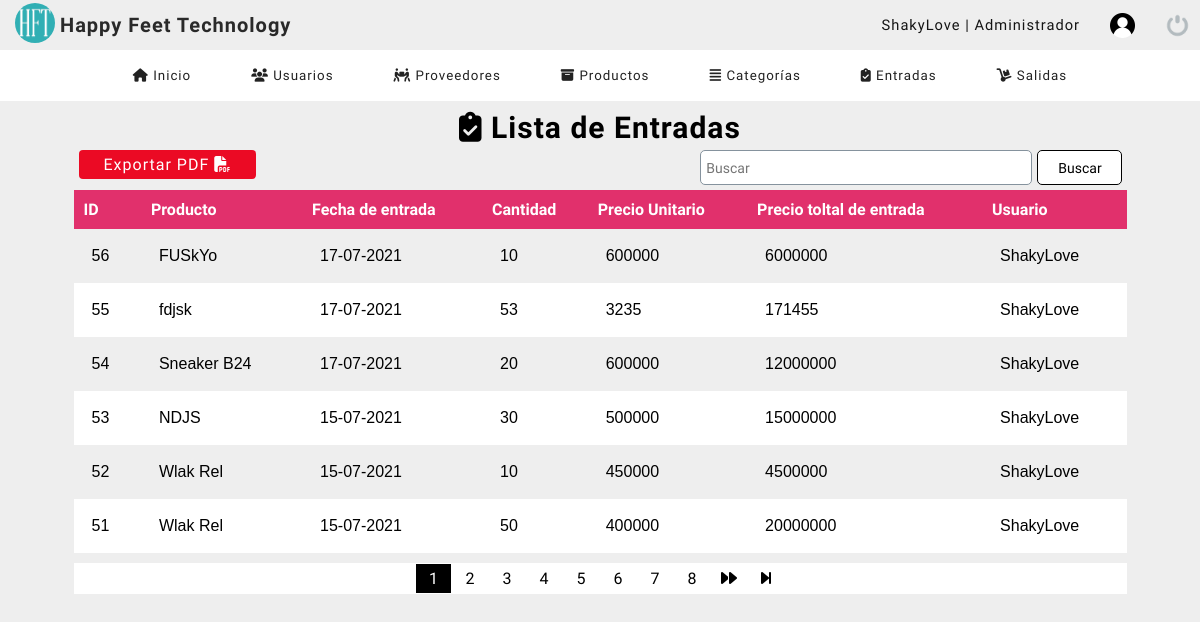
Page /dashboard/listar_entradas.php (signed in) on the committed database.
### tables this page shows
CREATE TABLE `entrada` (
  `id_entrada` int(11) NOT NULL,
  `cod_producto` int(11) DEFAULT NULL,
  `fecha_entrada` datetime NOT NULL DEFAULT current_timestamp(),
  `cantidad` decimal(11,0) NOT NULL,
  `precio_entrada` decimal(11,0) NOT NULL,
  `usuario_id` int(11) NOT NULL
);

CREATE TABLE `productos` (
  `codigo_prod` int(11) NOT NULL,
  `descripcion` varchar(100) NOT NULL,
  `proveedor` int(11) NOT NULL,
  `precio` decimal(11,0) NOT NULL,
  `existencia` int(11) NOT NULL,
  `date_add` datetime NOT NULL DEFAULT current_timestamp(),
  `usuario_id` int(11) NOT NULL,
  `estatus` int(11) NOT NULL DEFAULT 1,
  `foto` text NOT NULL,
  `category` int(11) DEFAULT NULL
);

CREATE TABLE `usuarios` (
  `codigo` int(11) NOT NULL,
  `nombre` varchar(50) DEFAULT NULL,
  `correo` varchar(50) DEFAULT NULL,
  `usuario` varchar(50) DEFAULT NULL,
  `contraseña` varchar(50) DEFAULT NULL,
  `rol` int(11) DEFAULT NULL,
  `estatus` int(11) NOT NULL DEFAULT 1
);

### dashboard/listar_entradas.php (the view, shortened to what this page needs)
<?php
    include "../bd/conn.php";
?>
<!DOCTYPE html>
<html lang="en">
<head>
	<?php include "includes/scripts.php"; ?>
</head>
<body>
	<?php include "includes/header.php" ?>
    <section id="container">
        <div class="tabla-usuario">
            <h1><i class="fas fa-clipboard-check"></i> Lista de Entradas</h1>
            <div class="botones">
                <div class="botones-2">
                    <a href="pdf_entrada.php" class="btn-info">Exportar PDF <i class="fas fa-file-pdf"></i></a>
                        <form action="buscar_entrada.php" method="get" class="form-search">
                            <input type="text" name="busqueda" id="busqueda" placeholder="Buscar" class="barra-search">
                            <input type="submit" value="Buscar" class="btn-search">
                        </form>
                </div>
            </div>
            <div class="table">
                <table class="table-entradas">
                    <tr>
                        <th>ID</th>
                        <th>Producto</th>
                        <th>Fecha de entrada</th>
                        <th>Cantidad</th>
                        <th>Precio Unitario</th>
                        <th>Precio toltal de entrada</th>
                        <th>Usuario</th>
                    </tr>
                    <?php
                        $sql_registe = mysqli_query($conn, "SELECT COUNT(*) as total_registro FROM entrada ");
                        $row_registe = mysqli_fetch_array($sql_registe);
                        $total_registro = $row_registe['total_registro'];
                        $por_pagina = 6 ;
                        if(empty($_GET['pagina'])){
                            $pagina = 1;
                        }else{
                            $pagina = $_GET['pagina'];
                        }
                        $desde = ($pagina - 1 ) * $por_pagina;
                        $total_paginas = ceil($total_registro / $por_pagina);
                        $query = mysqli_query($conn, "SELECT e.id_entrada, p.descripcion, e.fecha_entrada, e.cantidad, e.precio_entrada, u.usuario
                                                            FROM ((entrada e
                                                            INNER JOIN productos p ON e.cod_producto = p.codigo_prod)
                                                            INNER JOIN usuarios u ON e.usuario_id = u.codigo)
                                                            ORDER BY id_entrada DESC LIMIT $desde, $por_pagina");
                        $resltado = mysqli_num_rows($query);
                        if($resltado > 0){
                            while($row = mysqli_fetch_array($query)){
                                $formato = 'Y-m-d H:i:s';
                                $fecha = DateTime::createFromFormat($formato, $row['fecha_entrada']);
                    ?>
                            <?php
                            $clase = 0;
                            if($_SESSION['rol'] == 1){
                                $clase = 2;
                            }else{
                                $clase = 2;
                            }
                            ?>
                                <tr class="rol-<?php echo $clase ?>">
                                <td><?php echo $row['id_entrada']; ?></td>
                                <td><?php echo $row['descripcion']; ?></td>
                                <td><?php echo $fecha->format('d-m-Y'); ?></td>
                                <td><?php echo $row['cantidad']; ?></td>
                                <td><?php echo $row['precio_entrada']; ?></td>
                                <td><?php echo $row['cantidad'] * $row['precio_entrada']; ?></td>
                                <td><?php echo $row['usuario']; ?></td>
                                <?php } ?>
                                <?php } ?>
                            </tr>
                </table>
            </div>
            <div class="paginador_pr">
                <div class="paginador">
                        <ul>
                    <?php
                        for ($i=1; $i <= $total_paginas; $i++){
                            if($i == $pagina){
                                echo '<li class="pageSelected">'.$i.'</li>';
                            }else{
                                echo '<li><a href="?pagina='.$i.'">'.$i.'</a></li>';
                            }
                        }
                        if($pagina != $total_paginas){
                    ?>
                            <li><a href="?pagina=<?php echo $pagina + 1 ?>"><i class="fas fa-forward"></i></a></li>
                            <li><a href="?pagina=<?php echo $total_paginas ?>"><i class="fas fa-step-forward"></i></a></li>
                    <?php } ?>
                        </ul>
                </div>
            </div>
        </div>
    </section>
</body>
</html>

### dashboard/css/style.css (style rules this page uses)
* { margin: 0; padding: 0; box-sizing: border-box; }
body { background: #eeeeee; }
h1, h2, h3, h4, h5, h6 { font-family: 'Handlee'; letter-spacing: 1px; }
h1 { font-size: 20px; margin-right: auto; }
a { text-decoration: none; font-family: arial; letter-spacing: 1px; }
#container { padding: 90px 15px 15px; height: 100%; }
form { background: white; margin: auto; padding: 20px 50px; border: 1px solid #d1d1d1; }
input,select { display: block; width: 100%; height: 35px; font-size: 14px; padding: 5px; border: 1px solid #85929d; border-radius: 5px; }
.tabla-usuario { margin-top: 10px; }
.tabla-usuario h1 { color: black; text-align: center; font-size: 30px; font-family: 'Baloo 2'; margin-top: 20px; }
.tabla-usuario .botones { display: flex; justify-content: center; }
.botones-2 { width: 90%; }
.tabla-usuario .btn-info { display: inline-block; background: #eb0a24; color: white; border-radius: 4px; margin: 5px; padding: 5px 25px; font-family: 'Baloo 2'; }
.table { display: flex; justify-content: center; }
table { border-collapse: collapse; font-size: 12pt; width: 90%; justify-content: center; }
th { font-family: 'Baloo 2'; text-align: start; padding: 10px; background: rgb(94, 94, 94); color: white; }
table tr:nth-child(odd) { background: white; }
table .rol-2 td { font-family: Arial, Helvetica, sans-serif; padding: 18px; }
.paginador_pr { display: flex; justify-content: center; width: 100%; margin-top: 10px; }
.paginador { width: 90%; display: flex; justify-content: center; border: none; background: #FFF; }
.paginador ul { padding: 0; list-style: none; background: #FFF; margin-top: 0; display: -webkit-flex; display: -moz-flex; display: -ms-flex; display: -o-flex; display: inline-flex; }
.paginador a, .pageSelected { color: rgb(0, 0, 0); border: none; display: inline-block; font-size: 20; text-align: center; width: 35px; margin: 1px; padding: 5px; font-family: 'Baloo 2'; }
.pageSelected { color: white; background: black; }
.form-search { display: -webkit-flex; display: -moz-flex; display: -ms-flex; display: -o-flex; display: flex; float: right; background: #ededed; padding: 0; width: 40%; margin: 5px; border: none; }
.form-search .btn-search { background: white; color: black; border: 1px solid black; padding: 0 20px; cursor: pointer; width: 20%; margin-left: 5px; display: inline-block; font-family: 'Baloo 2'; }
.form-search .barra-search { background: rgb(255, 255, 255); font-family: 'Baloo 2'; }
.table table th { background: #E1306C; }

### rows in the picture
entrada: id_entrada "56", cod_producto.descripcion "FUSkYo", fecha_entrada "17-07-2021", cantidad "10", precio_entrada "600000", $row['cantidad'] * $row['precio_entrada'] "6000000", usuario.usuario "ShakyLove"
entrada: id_entrada "55", cod_producto.descripcion "fdjsk", fecha_entrada "17-07-2021", cantidad "53", precio_entrada "3235", $row['cantidad'] * $row['precio_entrada'] "171455", usuario.usuario "ShakyLove"
entrada: id_entrada "54", cod_producto.descripcion "Sneaker B24", fecha_entrada "17-07-2021", cantidad "20", precio_entrada "600000", $row['cantidad'] * $row['precio_entrada'] "12000000", usuario.usuario "ShakyLove"
entrada: id_entrada "53", cod_producto.descripcion "NDJS", fecha_entrada "15-07-2021", cantidad "30", precio_entrada "500000", $row['cantidad'] * $row['precio_entrada'] "15000000", usuario.usuario "ShakyLove"
entrada: id_entrada "52", cod_producto.descripcion "Wlak Rel", fecha_entrada "15-07-2021", cantidad "10", precio_entrada "450000", $row['cantidad'] * $row['precio_entrada'] "4500000", usuario.usuario "ShakyLove"
entrada: id_entrada "51", cod_producto.descripcion "Wlak Rel", fecha_entrada "15-07-2021", cantidad "50", precio_entrada "400000", $row['cantidad'] * $row['precio_entrada'] "20000000", usuario.usuario "ShakyLove"

### other values in the picture
$_SESSION['user'] "ShakyLove"
